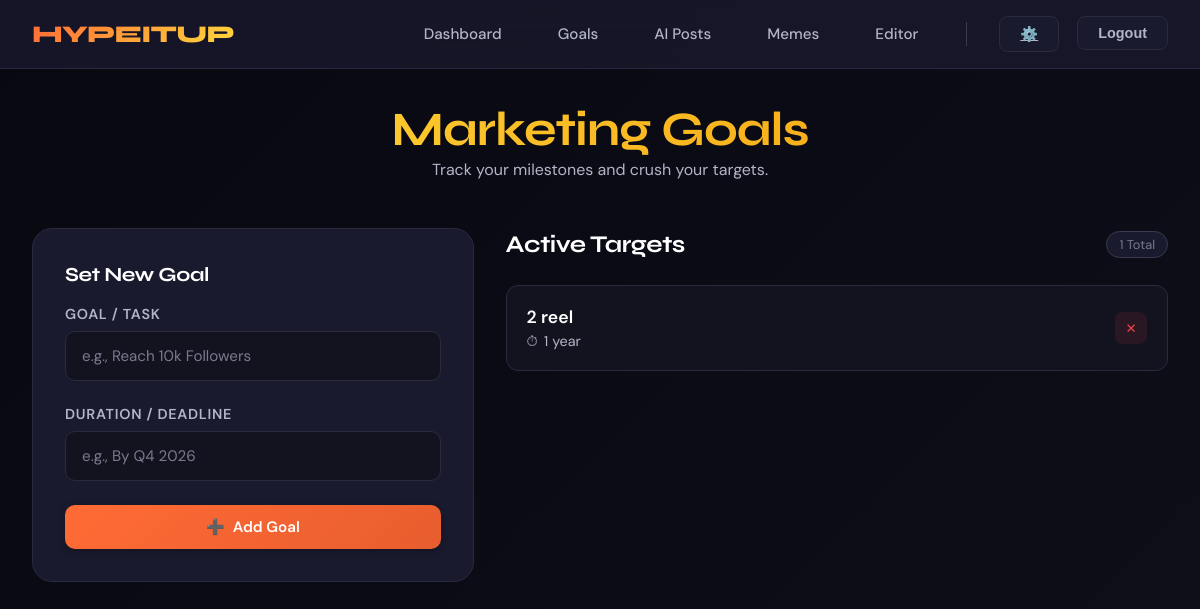
The app's page /goals (signed in), older data.
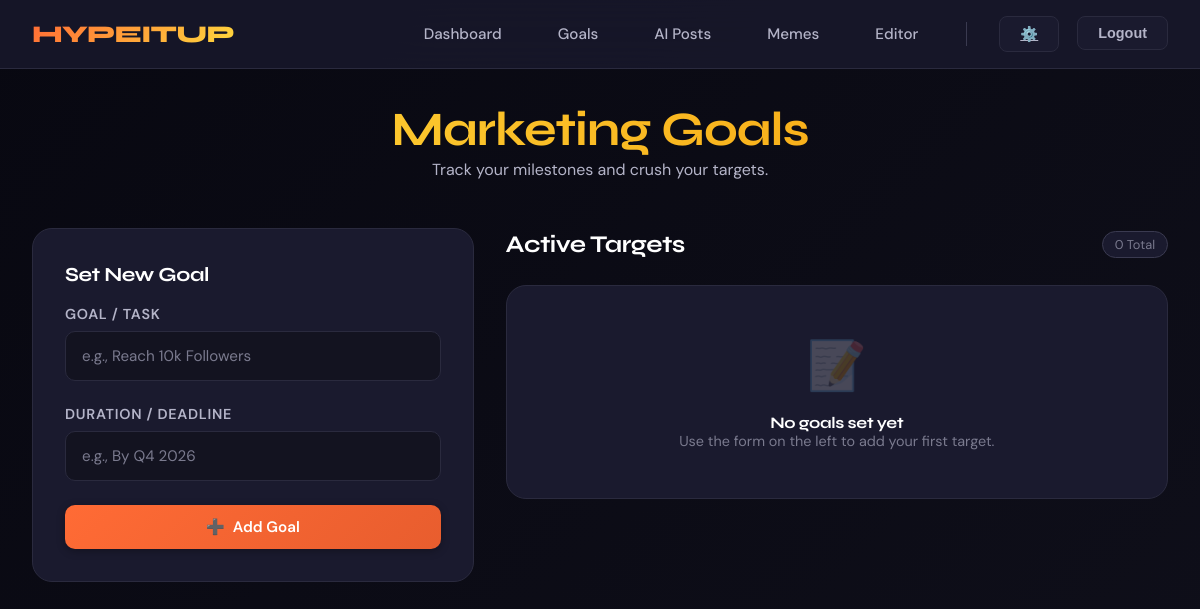
The same page, newer data.
### tables this page shows
CREATE TABLE goals (
                            id INTEGER PRIMARY KEY AUTOINCREMENT,
                            task TEXT NOT NULL,
                            duration TEXT NOT NULL,
                            completed BOOLEAN NOT NULL CHECK (completed IN (0, 1))
                        );

### app.py (the view)
@app.route("/goals", methods=["GET", "POST"])
@login_required
def goals():
    with sqlite3.connect(DATABASE_FILE) as conn:
        conn.row_factory = sqlite3.Row
        if request.method == 'POST':
            if request.form.get('task'):
                conn.cursor().execute("INSERT INTO goals (task, duration, completed) VALUES (?, ?, ?)",
                                    (request.form.get('task'), request.form.get('duration'), 0))
                conn.commit()
            return redirect(url_for('goals'))
        all_goals = conn.cursor().execute("SELECT * FROM goals ORDER BY id DESC").fetchall()
    return render_template("goal.html", goals=all_goals)

### app.py (called while the page is built)
def login_required(f):
    @wraps(f)
    def decorated(*args, **kwargs):
        if "user" not in session: return redirect(url_for("login"))
        return f(*args, **kwargs)
    return decorated

### templates/goal.html (shortened to what this page needs)
{% extends "base.html" %}
{% block content %}
<div style="text-align: center; margin-bottom: 3rem;">
    <h1 style="background: linear-gradient(to right, #FFD93D, #F59E0B); -webkit-background-clip: text; -webkit-text-fill-color: transparent; font-size: 3rem;">
        Marketing Goals
    </h1>
    <p style="color: var(--text-secondary);">Track your milestones and crush your targets.</p>
</div>
<div class="goals-layout">
    <div class="goals-card">
        <h3 class="card-header">Set New Goal</h3>
        <form method="POST">
            <div class="form-group">
                <label class="form-label">Goal / Task</label>
                <input type="text" name="task" class="form-input" placeholder="e.g., Reach 10k Followers" required>
            </div>
            <div class="form-group">
                <label class="form-label">Duration / Deadline</label>
                <input type="text" name="duration" class="form-input" placeholder="e.g., By Q4 2026" required>
            </div>
            <button type="submit" class="btn btn-primary" style="width: 100%;">
                <span>➕</span> Add Goal
            </button>
        </form>
    </div>
    <div>
        <div style="display: flex; justify-content: space-between; align-items: center; margin-bottom: 1.5rem;">
            <h3 style="font-size: 1.5rem; font-weight: 700;">Active Targets</h3>
            <span style="background: var(--bg-card); padding: 4px 12px; border-radius: 20px; border: 1px solid var(--border-bright); font-size: 0.8rem; color: var(--text-muted);">
                {{ goals|length }} Total
            </span>
        </div>
        {% if goals %}
            {% for goal in goals %}
            <div class="goal-list-item">
                <div style="flex: 1;">
                    <div style="font-weight: 600; color: var(--text-primary); font-size: 1.1rem; margin-bottom: 4px;">
                        {{ goal.task }}
                    </div>
                    <div style="font-size: 0.9rem; color: var(--text-secondary); display: flex; align-items: center; gap: 6px;">
                        <span>⏱</span> {{ goal.duration }}
                    </div>
                </div>
                <form action="{{ url_for('delete_goal', goal_id=goal.id) }}" method="POST" style="margin: 0;">
                    <button type="submit" class="delete-btn" title="Delete Goal">✕</button>
                </form>
            </div>
            {% endfor %}
        {% else %}
            <div class="goals-card" style="text-align: center; padding: 3rem;">
                <div style="font-size: 3rem; opacity: 0.2; margin-bottom: 1rem;">📝</div>
                <h4 style="color: var(--text-primary);">No goals set yet</h4>
                <p style="color: var(--text-muted); font-size: 0.9rem;">Use the form on the left to add your first target.</p>
            </div>
        {% endif %}
    </div>
</div>
{% endblock %}

Row changes from the older to the newer data that the page shows:
removed goals: task "2 reel", duration "1 year"
Text that changed along with them:
{{ goals|length }}: "1" → "0"
text now shown: "📝 No goals set yet Use the form on the left to add your first target."
